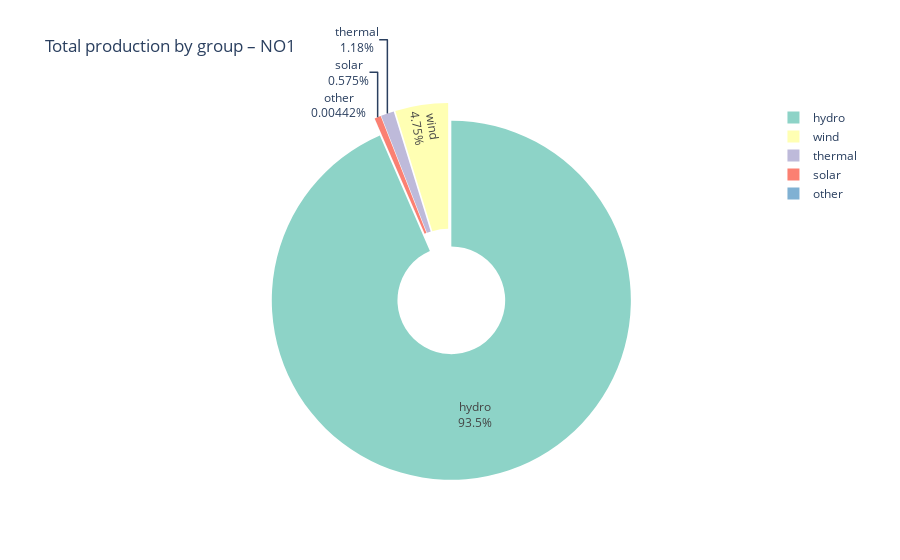

The notebook cell saved with this chart:
### Code cell
import plotly.express as px

# --- Choose a price area for the pie chart ---
PRICE_AREA_FOR_PIE = "NO1"

# --- Fetch data for that area ---
df_area = fetch_area_data(session, TABLE, PRICE_AREA_FOR_PIE, groups=KNOWN_GROUPS)

# --- Exclude the '*' group if you want cleaner charts ---
df_pie = df_area[df_area["production_group"] != "*"].copy()

# --- Aggregate total kWh per production group ---
totals = (
    df_pie.groupby("production_group", as_index=False)["quantity_kwh"]
    .sum()
    .sort_values("quantity_kwh", ascending=False)
)

# --- Plot interactive pie chart with Plotly ---
fig_pie = px.pie(
    totals,
    values="quantity_kwh",
    names="production_group",
    title=f"Total production by group – {PRICE_AREA_FOR_PIE}",
    color_discrete_sequence=px.colors.qualitative.Set3,
    hole=0.3  # makes a donut chart
)
fig_pie.update_traces(textinfo="percent+label", pull=[0.05]*len(totals))
fig_pie.show()

### Figure 1 — Plotly figure (JSON) as saved in the notebook; plotly's stock layout.template omitted (floating-point values rounded to 4 significant figures)
{"data": [{"domain": {"x": [0, 1], "y": [0, 1]}, "hole": 0.3, "hovertemplate": "production_group=%{label}<br>quantity_kwh=%{value}<extra></extra>", "labels": ["hydro", "wind", "thermal", "solar", "other"], "legendgroup": "", "name": "", "pull": [0.05, 0.05, 0.05, 0.05, 0.05], "showlegend": true, "textinfo": "percent+label", "type": "pie", "values": [57790000000.0, 2939000000.0, 731100000.0, 355200000.0, 2734000.0]}], "layout": {"legend": {"tracegroupgap": 0}, "piecolorway": ["rgb(141,211,199)", "rgb(255,255,179)", "rgb(190,186,218)", "rgb(251,128,114)", "rgb(128,177,211)", "rgb(253,180,98)", "rgb(179,222,105)", "rgb(252,205,229)", "rgb(217,217,217)", "rgb(188,128,189)", "rgb(204,235,197)", "rgb(255,237,111)"], "title": {"text": "Total production by group – NO1"}}}
